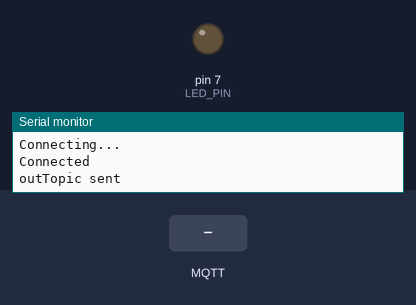
Bench run of a sketch on a simulated Arduino Uno, built for the host (arithmetic inside an expression is 32-bit, double 64-bit). Parts: output pins drawn as LEDs (lit = HIGH), the last lines printed to the serial monitor. The inputs (shaded band) are chosen by the test bench. WiFi joins after 1.5 s; servers stay silent unless stated; no MQTT or app messages arrive unless stated.

Above: at 2.7 s.
2.8 s: MQTT message "ON" arrives on the first subscribed topic
At 3.4 s:
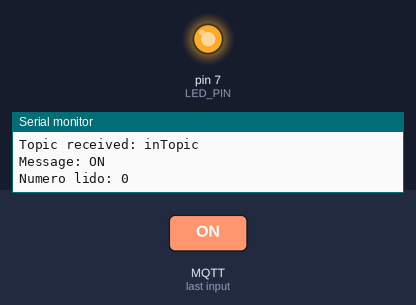
4.3 s: MQTT message "5" arrives on the first subscribed topic
At 5.7 s:
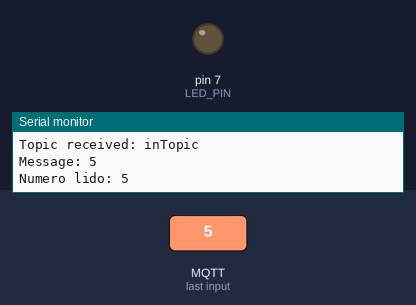
Timing chart, 0 to 7.3 s (numbered marks = the images above; inputs shaded):
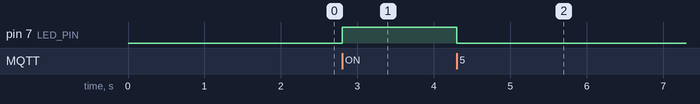

Measured:
- after the input at 2.8 s, pin 7 (LED_PIN): LOW → HIGH at once
- after the input at 4.3 s, pin 7 (LED_PIN): HIGH → LOW at once

The sketch:

mqtt_auth_exemplo-study.ino
```cpp
/*
  Basic MQTT example with Authentication

  - connects to an MQTT server, providing username
    and password
  - publishes "hello world" to the topic "outTopic"
  - subscribes to the topic "inTopic"
*/

#include <SPI.h>
#include <Ethernet.h>
//#include <utility/logging.h>
#include <PubSubClient.h>

// Atualizar ultimo valor para ID do seu Kit para evitar duplicatas
byte mac[] = { 0xAA, 0xED, 0xFF, 0xFE, 0xAF, 0x15 };
IPAddress ip(192, 168, 3, 176);
// Endereço do Cloud MQTT
char* server = "m10.cloudmqtt.com";

const int LED_PIN = 7;

// Valor da porta do servidor MQTT
int port = 16813;

void whenMessageReceived(char* topic, byte* payload, unsigned int length) {
  // Converter pointer do tipo `byte` para typo `char`
  payload[length] = 0;
  char* payloadAsChar = payload;

  // Converter em tipo String para conveniência
  String msg = String(payloadAsChar);
  String topicString = String(topic);
  Serial.print("Topic received: "); Serial.println(topic);
  Serial.print("Message: "); Serial.println(msg);
  if (msg == "ON") {
    digitalWrite(LED_PIN, HIGH);
  } else {
    digitalWrite(LED_PIN, LOW);
  }
  // Dentro do callback da biblioteca MQTT,
  // devemos usar Serial.flush() para garantir que as mensagens serão enviadas
  Serial.flush();

  int msgComoNumero = msg.toInt();

  Serial.print("Numero lido: "); Serial.println(msgComoNumero);
  Serial.flush();
}

EthernetClient ethClient;
PubSubClient client(server, port, whenMessageReceived, ethClient);

void setup()
{
  pinMode(LED_PIN, OUTPUT);
  Serial.begin(9600);
  while (!Serial) {}
  Serial.println("Attempting DHCP");
  if (!Ethernet.begin(mac)) {
    Serial.println("DHCP Failed");
  } else {
    Serial.println(Ethernet.localIP());
  }

  Serial.println("Connecting...");
  // Conectando com informações de cliente e senha criados através da interface web do serviço
  if (client.connect("arduinoClient", "admin", "admin")) {
    Serial.println("Connected");
    client.publish("outTopic", "hello world");
    Serial.println("outTopic sent");
    client.subscribe("inTopic");
  } else {
    Serial.println("Failed to connect to MQTT server");
  }
}

void loop()
{
  // A biblioteca PubSubClient precisa que este método seja chamado em cada iteração de `loop()`
  // para manter a conexão MQTT e processar mensagens recebidas (via a função callback)
  client.loop();
}
```
